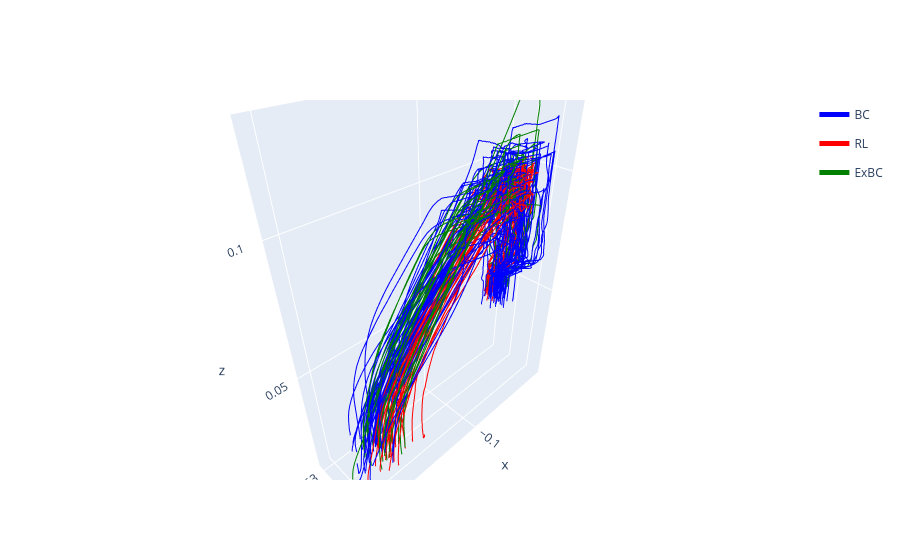

The notebook cell saved with this chart:
### Code cell
fig = go.Figure()

# BC trajectories
for i, traj in enumerate(bc_segs):
    fig.add_trace(
        go.Scatter3d(
            x=traj[:, 0],
            y=traj[:, 1],
            z=traj[:, 2],
            mode="lines",
            name="BC",
            legendgroup="BC",
            showlegend=(i == 0),  # Only first BC trajectory appears in legend
            line=dict(color="blue"),
        )
    )
# RL trajectories
for i, traj in enumerate(rl_segs):
    fig.add_trace(
        go.Scatter3d(
            x=traj[:, 0],
            y=traj[:, 1],
            z=traj[:, 2],
            mode="lines",
            name="RL",
            legendgroup="RL",
            showlegend=(i == 0),  # Only first RL trajectory appears in legend
            line=dict(color="red"),
        )
    )
# ExBC trajectories
for i, traj in enumerate(exbc_segs):
    fig.add_trace(
        go.Scatter3d(
            x=traj[:, 0],
            y=traj[:, 1],
            z=traj[:, 2],
            mode="lines",
            name="ExBC",
            legendgroup="ExBC",
            showlegend=(i == 0),  # Only first RL trajectory appears in legend
            line=dict(color="green"),
        )
    )

fig.update_layout(
    scene=dict(aspectmode="data"),
    legend=dict(itemsizing="constant"),
)

fig.show()

### Figure 1 — Plotly figure (JSON) as saved in the notebook; plotly's stock layout.template omitted (floating-point values rounded to 4 significant figures; data arrays with more than 128 entries replaced by an {"elided": "..."} marker saying what was removed)
{"data": [{"legendgroup": "BC", "line": {"color": "blue"}, "mode": "lines", "name": "BC", "showlegend": true, "type": "scatter3d", "x": {"elided": "382 float values"}, "y": {"elided": "382 float values"}, "z": {"elided": "382 float values"}}, {"legendgroup": "BC", "line": {"color": "blue"}, "mode": "lines", "name": "BC", "showlegend": false, "type": "scatter3d", "x": {"elided": "333 float values"}, "y": {"elided": "333 float values"}, "z": {"elided": "333 float values"}}, {"legendgroup": "BC", "line": {"color": "blue"}, "mode": "lines", "name": "BC", "showlegend": false, "type": "scatter3d", "x": {"elided": "350 float values"}, "y": {"elided": "350 float values"}, "z": {"elided": "350 float values"}}, {"legendgroup": "BC", "line": {"color": "blue"}, "mode": "lines", "name": "BC", "showlegend": false, "type": "scatter3d", "x": {"elided": "369 float values"}, "y": {"elided": "369 float values"}, "z": {"elided": "369 float values"}}, {"legendgroup": "BC", "line": {"color": "blue"}, "mode": "lines", "name": "BC", "showlegend": false, "type": "scatter3d", "x": {"elided": "338 float values"}, "y": {"elided": "338 float values"}, "z": {"elided": "338 float values"}}, {"legendgroup": "BC", "line": {"color": "blue"}, "mode": "lines", "name": "BC", "showlegend": false, "type": "scatter3d", "x": {"elided": "403 float values"}, "y": {"elided": "403 float values"}, "z": {"elided": "403 float values"}}, {"legendgroup": "BC", "line": {"color": "blue"}, "mode": "lines", "name": "BC", "showlegend": false, "type": "scatter3d", "x": {"elided": "360 float values"}, "y": {"elided": "360 float values"}, "z": {"elided": "360 float values"}}, {"legendgroup": "BC", "line": {"color": "blue"}, "mode": "lines", "name": "BC", "showlegend": false, "type": "scatter3d", "x": {"elided": "381 float values"}, "y": {"elided": "381 float values"}, "z": {"elided": "381 float values"}}, {"legendgroup": "BC", "line": {"color": "blue"}, "mode": "lines", "name": "BC", "showlegend": false, "type": "scatter3d", "x": {"elided": "419 float values"}, "y": {"elided": "419 float values"}, "z": {"elided": "419 float values"}}, {"legendgroup": "BC", "line": {"color": "blue"}, "mode": "lines", "name": "BC", "showlegend": false, "type": "scatter3d", "x": {"elided": "470 float values"}, "y": {"elided": "470 float values"}, "z": {"elided": "470 float values"}}, {"legendgroup": "BC", "line": {"color": "blue"}, "mode": "lines", "name": "BC", "showlegend": false, "type": "scatter3d", "x": {"elided": "399 float values"}, "y": {"elided": "399 float values"}, "z": {"elided": "399 float values"}}, {"legendgroup": "BC", "line": {"color": "blue"}, "mode": "lines", "name": "BC", "showlegend": false, "type": "scatter3d", "x": {"elided": "391 float values"}, "y": {"elided": "391 float values"}, "z": {"elided": "391 float values"}}, {"legendgroup": "BC", "line": {"color": "blue"}, "mode": "lines", "name": "BC", "showlegend": false, "type": "scatter3d", "x": {"elided": "382 float values"}, "y": {"elided": "382 float values"}, "z": {"elided": "382 float values"}}, {"legendgroup": "BC", "line": {"color": "blue"}, "mode": "lines", "name": "BC", "showlegend": false, "type": "scatter3d", "x": {"elided": "378 float values"}, "y": {"elided": "378 float values"}, "z": {"elided": "378 float values"}}, {"legendgroup": "BC", "line": {"color": "blue"}, "mode": "lines", "name": "BC", "showlegend": false, "type": "scatter3d", "x": {"elided": "355 float values"}, "y": {"elided": "355 float values"}, "z": {"elided": "355 float values"}}, {"legendgroup": "BC", "line": {"color": "blue"}, "mode": "lines", "name": "BC", "showlegend": false, "type": "scatter3d", "x": {"elided": "430 float values"}, "y": {"elided": "430 float values"}, "z": {"elided": "430 float values"}}, {"legendgroup": "BC", "line": {"color": "blue"}, "mode": "lines", "name": "BC", "showlegend": false, "type": "scatter3d", "x": {"elided": "373 float values"}, "y": {"elided": "373 float values"}, "z": {"elided": "373 float values"}}, {"legendgroup": "BC", "line": {"color": "blue"}, "mode": "lines", "name": "BC", "showlegend": false, "type": "scatter3d", "x": {"elided": "442 float values"}, "y": {"elided": "442 float values"}, "z": {"elided": "442 float values"}}, {"legendgroup": "BC", "line": {"color": "blue"}, "mode": "lines", "name": "BC", "showlegend": false, "type": "scatter3d", "x": {"elided": "381 float values"}, "y": {"elided": "381 float values"}, "z": {"elided": "381 float values"}}, {"legendgroup": "BC", "line": {"color": "blue"}, "mode": "lines", "name": "BC", "showlegend": false, "type": "scatter3d", "x": {"elided": "437 float values"}, "y": {"elided": "437 float values"}, "z": {"elided": "437 float values"}}, {"legendgroup": "BC", "line": {"color": "blue"}, "mode": "lines", "name": "BC", "showlegend": false, "type": "scatter3d", "x": {"elided": "476 float values"}, "y": {"elided": "476 float values"}, "z": {"elided": "476 float values"}}, {"legendgroup": "BC", "line": {"color": "blue"}, "mode": "lines", "name": "BC", "showlegend": false, "type": "scatter3d", "x": {"elided": "472 float values"}, "y": {"elided": "472 float values"}, "z": {"elided": "472 float values"}}, {"legendgroup": "BC", "line": {"color": "blue"}, "mode": "lines", "name": "BC", "showlegend": false, "type": "scatter3d", "x": {"elided": "425 float values"}, "y": {"elided": "425 float values"}, "z": {"elided": "425 float values"}}, {"legendgroup": "BC", "line": {"color": "blue"}, "mode": "lines", "name": "BC", "showlegend": false, "type": "scatter3d", "x": {"elided": "442 float values"}, "y": {"elided": "442 float values"}, "z": {"elided": "442 float values"}}, {"legendgroup": "BC", "line": {"color": "blue"}, "mode": "lines", "name": "BC", "showlegend": false, "type": "scatter3d", "x": {"elided": "392 float values"}, "y": {"elided": "392 float values"}, "z": {"elided": "392 float values"}}, {"legendgroup": "BC", "line": {"color": "blue"}, "mode": "lines", "name": "BC", "showlegend": false, "type": "scatter3d", "x": {"elided": "430 float values"}, "y": {"elided": "430 float values"}, "z": {"elided": "430 float values"}}, {"legendgroup": "BC", "line": {"color": "blue"}, "mode": "lines", "name": "BC", "showlegend": false, "type": "scatter3d", "x": {"elided": "403 float values"}, "y": {"elided": "403 float values"}, "z": {"elided": "403 float values"}}, {"legendgroup": "BC", "line": {"color": "blue"}, "mode": "lines", "name": "BC", "showlegend": false, "type": "scatter3d", "x": {"elided": "399 float values"}, "y": {"elided": "399 float values"}, "z": {"elided": "399 float values"}}, {"legendgroup": "BC", "line": {"color": "blue"}, "mode": "lines", "name": "BC", "showlegend": false, "type": "scatter3d", "x": {"elided": "397 float values"}, "y": {"elided": "397 float values"}, "z": {"elided": "397 float values"}}, {"legendgroup": "BC", "line": {"color": "blue"}, "mode": "lines", "name": "BC", "showlegend": false, "type": "scatter3d", "x": {"elided": "402 float values"}, "y": {"elided": "402 float values"}, "z": {"elided": "402 float values"}}, {"legendgroup": "BC", "line": {"color": "blue"}, "mode": "lines", "name": "BC", "showlegend": false, "type": "scatter3d", "x": {"elided": "429 float values"}, "y": {"elided": "429 float values"}, "z": {"elided": "429 float values"}}, {"legendgroup": "BC", "line": {"color": "blue"}, "mode": "lines", "name": "BC", "showlegend": false, "type": "scatter3d", "x": {"elided": "340 float values"}, "y": {"elided": "340 float values"}, "z": {"elided": "340 float values"}}, {"legendgroup": "BC", "line": {"color": "blue"}, "mode": "lines", "name": "BC", "showlegend": false, "type": "scatter3d", "x": {"elided": "388 float values"}, "y": {"elided": "388 float values"}, "z": {"elided": "388 float values"}}, {"legendgroup": "BC", "line": {"color": "blue"}, "mode": "lines", "name": "BC", "showlegend": false, "type": "scatter3d", "x": {"elided": "451 float values"}, "y": {"elided": "451 float values"}, "z": {"elided": "451 float values"}}, {"legendgroup": "BC", "line": {"color": "blue"}, "mode": "lines", "name": "BC", "showlegend": false, "type": "scatter3d", "x": {"elided": "325 float values"}, "y": {"elided": "325 float values"}, "z": {"elided": "325 float values"}}, {"legendgroup": "BC", "line": {"color": "blue"}, "mode": "lines", "name": "BC", "showlegend": false, "type": "scatter3d", "x": {"elided": "354 float values"}, "y": {"elided": "354 float values"}, "z": {"elided": "354 float values"}}, {"legendgroup": "BC", "line": {"color": "blue"}, "mode": "lines", "name": "BC", "showlegend": false, "type": "scatter3d", "x": {"elided": "391 float values"}, "y": {"elided": "391 float values"}, "z": {"elided": "391 float values"}}, {"legendgroup": "BC", "line": {"color": "blue"}, "mode": "lines", "name": "BC", "showlegend": false, "type": "scatter3d", "x": {"elided": "342 float values"}, "y": {"elided": "342 float values"}, "z": {"elided": "342 float values"}}, {"legendgroup": "BC", "line": {"color": "blue"}, "mode": "lines", "name": "BC", "showlegend": false, "type": "scatter3d", "x": {"elided": "328 float values"}, "y": {"elided": "328 float values"}, "z": {"elided": "328 float values"}}, {"legendgroup": "BC", "line": {"color": "blue"}, "mode": "lines", "name": "BC", "showlegend": false, "type": "scatter3d", "x": {"elided": "377 float values"}, "y": {"elided": "377 float values"}, "z": {"elided": "377 float values"}}, {"legendgroup": "BC", "line": {"color": "blue"}, "mode": "lines", "name": "BC", "showlegend": false, "type": "scatter3d", "x": {"elided": "446 float values"}, "y": {"elided": "446 float values"}, "z": {"elided": "446 float values"}}, {"legendgroup": "BC", "line": {"color": "blue"}, "mode": "lines", "name": "BC", "showlegend": false, "type": "scatter3d", "x": {"elided": "370 float values"}, "y": {"elided": "370 float values"}, "z": {"elided": "370 float values"}}, {"legendgroup": "BC", "line": {"color": "blue"}, "mode": "lines", "name": "BC", "showlegend": false, "type": "scatter3d", "x": {"elided": "357 float values"}, "y": {"elided": "357 float values"}, "z": {"elided": "357 float values"}}, {"legendgroup": "BC", "line": {"color": "blue"}, "mode": "lines", "name": "BC", "showlegend": false, "type": "scatter3d", "x": {"elided": "369 float values"}, "y": {"elided": "369 float values"}, "z": {"elided": "369 float values"}}, {"legendgroup": "BC", "line": {"color": "blue"}, "mode": "lines", "name": "BC", "showlegend": false, "type": "scatter3d", "x": {"elided": "391 float values"}, "y": {"elided": "391 float values"}, "z": {"elided": "391 float values"}}, {"legendgroup": "BC", "line": {"color": "blue"}, "mode": "lines", "name": "BC", "showlegend": false, "type": "scatter3d", "x": {"elided": "382 float values"}, "y": {"elided": "382 float values"}, "z": {"elided": "382 float values"}}, {"legendgroup": "BC", "line": {"color": "blue"}, "mode": "lines", "name": "BC", "showlegend": false, "type": "scatter3d", "x": {"elided": "373 float values"}, "y": {"elided": "373 float values"}, "z": {"elided": "373 float values"}}, {"legendgroup": "BC", "line": {"color": "blue"}, "mode": "lines", "name": "BC", "showlegend": false, "type": "scatter3d", "x": {"elided": "332 float values"}, "y": {"elided": "332 float values"}, "z": {"elided": "332 float values"}}, {"legendgroup": "BC", "line": {"color": "blue"}, "mode": "lines", "name": "BC", "showlegend": false, "type": "scatter3d", "x": {"elided": "409 float values"}, "y": {"elided": "409 float values"}, "z": {"elided": "409 float values"}}, {"legendgroup": "BC", "line": {"color": "blue"}, "mode": "lines", "name": "BC", "showlegend": false, "type": "scatter3d", "x": {"elided": "389 float values"}, "y": {"elided": "389 float values"}, "z": {"elided": "389 float values"}}, {"legendgroup": "RL", "line": {"color": "red"}, "mode": "lines", "name": "RL", "showlegend": true, "type": "scatter3d", "x": {"elided": "423 float values"}, "y": {"elided": "423 float values"}, "z": {"elided": "423 float values"}}, {"legendgroup": "RL", "line": {"color": "red"}, "mode": "lines", "name": "RL", "showlegend": false, "type": "scatter3d", "x": {"elided": "568 float values"}, "y": {"elided": "568 float values"}, "z": {"elided": "568 float values"}}, {"legendgroup": "RL", "line": {"color": "red"}, "mode": "lines", "name": "RL", "showlegend": false, "type": "scatter3d", "x": {"elided": "596 float values"}, "y": {"elided": "596 float values"}, "z": {"elided": "596 float values"}}, {"legendgroup": "RL", "line": {"color": "red"}, "mode": "lines", "name": "RL", "showlegend": false, "type": "scatter3d", "x": {"elided": "416 float values"}, "y": {"elided": "416 float values"}, "z": {"elided": "416 float values"}}, {"legendgroup": "RL", "line": {"color": "red"}, "mode": "lines", "name": "RL", "showlegend": false, "type": "scatter3d", "x": {"elided": "523 float values"}, "y": {"elided": "523 float values"}, "z": {"elided": "523 float values"}}, {"legendgroup": "RL", "line": {"color": "red"}, "mode": "lines", "name": "RL", "showlegend": false, "type": "scatter3d", "x": {"elided": "515 float values"}, "y": {"elided": "515 float values"}, "z": {"elided": "515 float values"}}, {"legendgroup": "RL", "line": {"color": "red"}, "mode": "lines", "name": "RL", "showlegend": false, "type": "scatter3d", "x": {"elided": "549 float values"}, "y": {"elided": "549 float values"}, "z": {"elided": "549 float values"}}, {"legendgroup": "RL", "line": {"color": "red"}, "mode": "lines", "name": "RL", "showlegend": false, "type": "scatter3d", "x": {"elided": "519 float values"}, "y": {"elided": "519 float values"}, "z": {"elided": "519 float values"}}, {"legendgroup": "RL", "line": {"color": "red"}, "mode": "lines", "name": "RL", "showlegend": false, "type": "scatter3d", "x": {"elided": "537 float values"}, "y": {"elided": "537 float values"}, "z": {"elided": "537 float values"}}, {"legendgroup": "RL", "line": {"color": "red"}, "mode": "lines", "name": "RL", "showlegend": false, "type": "scatter3d", "x": {"elided": "513 float values"}, "y": {"elided": "513 float values"}, "z": {"elided": "513 float values"}}, {"legendgroup": "RL", "line": {"color": "red"}, "mode": "lines", "name": "RL", "showlegend": false, "type": "scatter3d", "x": {"elided": "518 float values"}, "y": {"elided": "518 float values"}, "z": {"elided": "518 float values"}}, {"legendgroup": "RL", "line": {"color": "red"}, "mode": "lines", "name": "RL", "showlegend": false, "type": "scatter3d", "x": {"elided": "489 float values"}, "y": {"elided": "489 float values"}, "z": {"elided": "489 float values"}}, {"legendgroup": "RL", "line": {"color": "red"}, "mode": "lines", "name": "RL", "showlegend": false, "type": "scatter3d", "x": {"elided": "465 float values"}, "y": {"elided": "465 float values"}, "z": {"elided": "465 float values"}}, {"legendgroup": "RL", "line": {"color": "red"}, "mode": "lines", "name": "RL", "showlegend": false, "type": "scatter3d", "x": {"elided": "568 float values"}, "y": {"elided": "568 float values"}, "z": {"elided": "568 float values"}}, {"legendgroup": "RL", "line": {"color": "red"}, "mode": "lines", "name": "RL", "showlegend": false, "type": "scatter3d", "x": {"elided": "445 float values"}, "y": {"elided": "445 float values"}, "z": {"elided": "445 float values"}}, {"legendgroup": "RL", "line": {"color": "red"}, "mode": "lines", "name": "RL", "showlegend": false, "type": "scatter3d", "x": {"elided": "498 float values"}, "y": {"elided": "498 float values"}, "z": {"elided": "498 float values"}}, {"legendgroup": "RL", "line": {"color": "red"}, "mode": "lines", "name": "RL", "showlegend": false, "type": "scatter3d", "x": {"elided": "498 float values"}, "y": {"elided": "498 float values"}, "z": {"elided": "498 float values"}}, {"legendgroup": "RL", "line": {"color": "red"}, "mode": "lines", "name": "RL", "showlegend": false, "type": "scatter3d", "x": {"elided": "499 float values"}, "y": {"elided": "499 float values"}, "z": {"elided": "499 float values"}}, {"legendgroup": "RL", "line": {"color": "red"}, "mode": "lines", "name": "RL", "showlegend": false, "type": "scatter3d", "x": {"elided": "462 float values"}, "y": {"elided": "462 float values"}, "z": {"elided": "462 float values"}}, {"legendgroup": "RL", "line": {"color": "red"}, "mode": "lines", "name": "RL", "showlegend": false, "type": "scatter3d", "x": {"elided": "482 float values"}, "y": {"elided": "482 float values"}, "z": {"elided": "482 float values"}}, {"legendgroup": "RL", "line": {"color": "red"}, "mode": "lines", "name": "RL", "showlegend": false, "type": "scatter3d", "x": {"elided": "471 float values"}, "y": {"elided": "471 float values"}, "z": {"elided": "471 float values"}}, {"legendgroup": "RL", "line": {"color": "red"}, "mode": "lines", "name": "RL", "showlegend": false, "type": "scatter3d", "x": {"elided": "514 float values"}, "y": {"elided": "514 float values"}, "z": {"elided": "514 float values"}}, {"legendgroup": "RL", "line": {"color": "red"}, "mode": "lines", "name": "RL", "showlegend": false, "type": "scatter3d", "x": {"elided": "390 float values"}, "y": {"elided": "390 float values"}, "z": {"elided": "390 float values"}}, {"legendgroup": "RL", "line": {"color": "red"}, "mode": "lines", "name": "RL", "showlegend": false, "type": "scatter3d", "x": {"elided": "510 float values"}, "y": {"elided": "510 float values"}, "z": {"elided": "510 float values"}}, {"legendgroup": "RL", "line": {"color": "red"}, "mode": "lines", "name": "RL", "showlegend": false, "type": "scatter3d", "x": {"elided": "427 float values"}, "y": {"elided": "427 float values"}, "z": {"elided": "427 float values"}}, {"legendgroup": "ExBC", "line": {"color": "green"}, "mode": "lines", "name": "ExBC", "showlegend": true, "type": "scatter3d", "x": {"elided": "512 float values"}, "y": {"elided": "512 float values"}, "z": {"elided": "512 float values"}}, {"legendgroup": "ExBC", "line": {"color": "green"}, "mode": "lines", "name": "ExBC", "showlegend": false, "type": "scatter3d", "x": {"elided": "439 float values"}, "y": {"elided": "439 float values"}, "z": {"elided": "439 float values"}}, {"legendgroup": "ExBC", "line": {"color": "green"}, "mode": "lines", "name": "ExBC", "showlegend": false, "type": "scatter3d", "x": {"elided": "500 float values"}, "y": {"elided": "500 float values"}, "z": {"elided": "500 float values"}}, {"legendgroup": "ExBC", "line": {"color": "green"}, "mode": "lines", "name": "ExBC", "showlegend": false, "type": "scatter3d", "x": {"elided": "460 float values"}, "y": {"elided": "460 float values"}, "z": {"elided": "460 float values"}}, {"legendgroup": "ExBC", "line": {"color": "green"}, "mode": "lines", "name": "ExBC", "showlegend": false, "type": "scatter3d", "x": {"elided": "417 float values"}, "y": {"elided": "417 float values"}, "z": {"elided": "417 float values"}}, {"legendgroup": "ExBC", "line": {"color": "green"}, "mode": "lines", "name": "ExBC", "showlegend": false, "type": "scatter3d", "x": {"elided": "515 float values"}, "y": {"elided": "515 float values"}, "z": {"elided": "515 float values"}}, {"legendgroup": "ExBC", "line": {"color": "green"}, "mode": "lines", "name": "ExBC", "showlegend": false, "type": "scatter3d", "x": {"elided": "416 float values"}, "y": {"elided": "416 float values"}, "z": {"elided": "416 float values"}}, {"legendgroup": "ExBC", "line": {"color": "green"}, "mode": "lines", "name": "ExBC", "showlegend": false, "type": "scatter3d", "x": {"elided": "502 float values"}, "y": {"elided": "502 float values"}, "z": {"elided": "502 float values"}}, {"legendgroup": "ExBC", "line": {"color": "green"}, "mode": "lines", "name": "ExBC", "showlegend": false, "type": "scatter3d", "x": {"elided": "450 float values"}, "y": {"elided": "450 float values"}, "z": {"elided": "450 float values"}}, {"legendgroup": "ExBC", "line": {"color": "green"}, "mode": "lines", "name": "ExBC", "showlegend": false, "type": "scatter3d", "x": {"elided": "536 float values"}, "y": {"elided": "536 float values"}, "z": {"elided": "536 float values"}}, {"legendgroup": "ExBC", "line": {"color": "green"}, "mode": "lines", "name": "ExBC", "showlegend": false, "type": "scatter3d", "x": {"elided": "474 float values"}, "y": {"elided": "474 float values"}, "z": {"elided": "474 float values"}}, {"legendgroup": "ExBC", "line": {"color": "green"}, "mode": "lines", "name": "ExBC", "showlegend": false, "type": "scatter3d", "x": {"elided": "440 float values"}, "y": {"elided": "440 float values"}, "z": {"elided": "440 float values"}}, {"legendgroup": "ExBC", "line": {"color": "green"}, "mode": "lines", "name": "ExBC", "showlegend": false, "type": "scatter3d", "x": {"elided": "431 float values"}, "y": {"elided": "431 float values"}, "z": {"elided": "431 float values"}}, {"legendgroup": "ExBC", "line": {"color": "green"}, "mode": "lines", "name": "ExBC", "showlegend": false, "type": "scatter3d", "x": {"elided": "420 float values"}, "y": {"elided": "420 float values"}, "z": {"elided": "420 float values"}}, {"legendgroup": "ExBC", "line": {"color": "green"}, "mode": "lines", "name": "ExBC", "showlegend": false, "type": "scatter3d", "x": {"elided": "400 float values"}, "y": {"elided": "400 float values"}, "z": {"elided": "400 float values"}}, {"legendgroup": "ExBC", "line": {"color": "green"}, "mode": "lines", "name": "ExBC", "showlegend": false, "type": "scatter3d", "x": {"elided": "409 float values"}, "y": {"elided": "409 float values"}, "z": {"elided": "409 float values"}}, {"legendgroup": "ExBC", "line": {"color": "green"}, "mode": "lines", "name": "ExBC", "showlegend": false, "type": "scatter3d", "x": {"elided": "424 float values"}, "y": {"elided": "424 float values"}, "z": {"elided": "424 float values"}}, {"legendgroup": "ExBC", "line": {"color": "green"}, "mode": "lines", "name": "ExBC", "showlegend": false, "type": "scatter3d", "x": {"elided": "490 float values"}, "y": {"elided": "490 float values"}, "z": {"elided": "490 float values"}}, {"legendgroup": "ExBC", "line": {"color": "green"}, "mode": "lines", "name": "ExBC", "showlegend": false, "type": "scatter3d", "x": {"elided": "443 float values"}, "y": {"elided": "443 float values"}, "z": {"elided": "443 float values"}}, {"legendgroup": "ExBC", "line": {"color": "green"}, "mode": "lines", "name": "ExBC", "showlegend": false, "type": "scatter3d", "x": {"elided": "411 float values"}, "y": {"elided": "411 float values"}, "z": {"elided": "411 float values"}}, {"legendgroup": "ExBC", "line": {"color": "green"}, "mode": "lines", "name": "ExBC", "showlegend": false, "type": "scatter3d", "x": {"elided": "388 float values"}, "y": {"elided": "388 float values"}, "z": {"elided": "388 float values"}}, {"legendgroup": "ExBC", "line": {"color": "green"}, "mode": "lines", "name": "ExBC", "showlegend": false, "type": "scatter3d", "x": {"elided": "375 float values"}, "y": {"elided": "375 float values"}, "z": {"elided": "375 float values"}}, {"legendgroup": "ExBC", "line": {"color": "green"}, "mode": "lines", "name": "ExBC", "showlegend": false, "type": "scatter3d", "x": {"elided": "429 float values"}, "y": {"elided": "429 float values"}, "z": {"elided": "429 float values"}}, {"legendgroup": "ExBC", "line": {"color": "green"}, "mode": "lines", "name": "ExBC", "showlegend": false, "type": "scatter3d", "x": {"elided": "374 float values"}, "y": {"elided": "374 float values"}, "z": {"elided": "374 float values"}}, {"legendgroup": "ExBC", "line": {"color": "green"}, "mode": "lines", "name": "ExBC", "showlegend": false, "type": "scatter3d", "x": {"elided": "355 float values"}, "y": {"elided": "355 float values"}, "z": {"elided": "355 float values"}}], "layout": {"legend": {"itemsizing": "constant"}, "scene": {"aspectmode": "data"}}}
